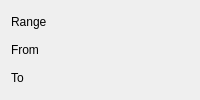
<?xml version="1.0" encoding="UTF-8"?>
<ui version="4.0">
 <class>DateRangeDlgDecl</class>
 <widget class="QWidget" name="DateRangeDlgDecl">
  <layout class="QGridLayout">
   <item row="0" column="0">
    <widget class="QLabel" name="TextLabel4">
     <property name="text">
      <string>Range</string>
     </property>
     <property name="wordWrap">
      <bool>false</bool>
     </property>
    </widget>
   </item>
   <item row="0" column="1">
    <widget class="KMyMoneyPeriodCombo" name="m_dateRange" native="true"/>
   </item>
   <item row="1" column="0">
    <widget class="QLabel" name="TextLabel5">
     <property name="text">
      <string comment="From (Date)">From</string>
     </property>
     <property name="wordWrap">
      <bool>false</bool>
     </property>
    </widget>
   </item>
   <item row="1" column="1">
    <widget class="kMyMoneyDateInput" name="m_fromDate" native="true"/>
   </item>
   <item row="2" column="0">
    <widget class="QLabel" name="TextLabel6">
     <property name="text">
      <string comment="To (Date)">To</string>
     </property>
     <property name="wordWrap">
      <bool>false</bool>
     </property>
    </widget>
   </item>
   <item row="2" column="1">
    <widget class="kMyMoneyDateInput" name="m_toDate" native="true"/>
   </item>
  </layout>
 </widget>
 <layoutdefault spacing="6" margin="11"/>
 <customwidgets>
  <customwidget>
   <class>KMyMoneyPeriodCombo</class>
   <extends>QWidget</extends>
   <header>kmymoneymvccombo.h</header>
   <container>1</container>
  </customwidget>
  <customwidget>
   <class>kMyMoneyDateInput</class>
   <extends>QWidget</extends>
   <header>kmymoneydateinput.h</header>
  </customwidget>
 </customwidgets>
 <resources/>
 <connections/>
</ui>
